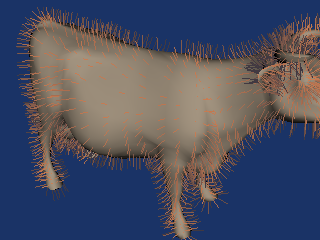

Recreate this plot in Python.
#!/usr/bin/env python

# Test vtkHedgeHog glyph on cow normals with OBJ reader.

import vtkmodules.vtkInteractionStyle  # noqa: F401
import vtkmodules.vtkRenderingFreeType  # noqa: F401
import vtkmodules.vtkRenderingOpenGL2  # noqa: F401

import os

from vtkmodules.vtkCommonTransforms import vtkTransform
from vtkmodules.vtkFiltersCore import (
    vtkCleanPolyData,
    vtkHedgeHog,
)
from vtkmodules.vtkFiltersGeneral import vtkTransformPolyDataFilter
from vtkmodules.vtkFiltersSources import vtkConeSource
from vtkmodules.vtkIOGeometry import vtkOBJReader
from vtkmodules.vtkRenderingCore import (
    vtkActor,
    vtkPolyDataMapper,
    vtkRenderWindow,
    vtkRenderWindowInteractor,
    vtkRenderer,
)

# Read cow data
wavefront = vtkOBJReader()
data_dir = os.environ.get("VPE_DATA_DIR", os.path.dirname(os.path.abspath(__file__)))

wavefront.SetFileName(os.path.join(data_dir, "Viewpoint", "cow.obj"))
wavefront.Update()

cone = vtkConeSource()
cone.SetResolution(6)
cone.SetRadius(0.1)

transform = vtkTransform()
transform.Translate(0.5, 0.0, 0.0)
transform_f = vtkTransformPolyDataFilter()
transform_f.SetInputConnection(cone.GetOutputPort())
transform_f.SetTransform(transform)

# Clean normals for efficiency
clean = vtkCleanPolyData()
clean.SetInputConnection(wavefront.GetOutputPort())

glyph = vtkHedgeHog()
glyph.SetInputConnection(clean.GetOutputPort())
glyph.SetVectorModeToUseNormal()
glyph.SetScaleFactor(0.4)

hair_mapper = vtkPolyDataMapper()
hair_mapper.SetInputConnection(glyph.GetOutputPort())

hair_actor = vtkActor()
hair_actor.SetMapper(hair_mapper)

cow_mapper = vtkPolyDataMapper()
cow_mapper.SetInputConnection(wavefront.GetOutputPort())

cow_actor = vtkActor()
cow_actor.SetMapper(cow_mapper)

# Colors
saddle_brown_rgb = (0.545, 0.271, 0.075)
thistle_rgb = (0.847, 0.749, 0.847)

hair_actor.GetProperty().SetDiffuseColor(saddle_brown_rgb)
hair_actor.GetProperty().SetAmbientColor(thistle_rgb)
hair_actor.GetProperty().SetAmbient(0.3)

cow_actor.GetProperty().SetDiffuseColor(163 / 255.0, 148 / 255.0, 128 / 255.0)

# Renderer
renderer = vtkRenderer()
renderer.AddActor(cow_actor)
renderer.AddActor(hair_actor)
renderer.SetBackground(0.1, 0.2, 0.4)

render_window = vtkRenderWindow()
render_window.AddRenderer(renderer)
render_window.SetWindowName("cow hair")
render_window.SetMultiSamples(0)
render_window.SetSize(320, 240)

interactor = vtkRenderWindowInteractor()
interactor.SetRenderWindow(render_window)

# Scene
renderer.ResetCamera()
renderer.GetActiveCamera().Dolly(2)
renderer.GetActiveCamera().Azimuth(30)
renderer.GetActiveCamera().Elevation(30)
renderer.ResetCameraClippingRange()

interactor.Initialize()
interactor.Start()
